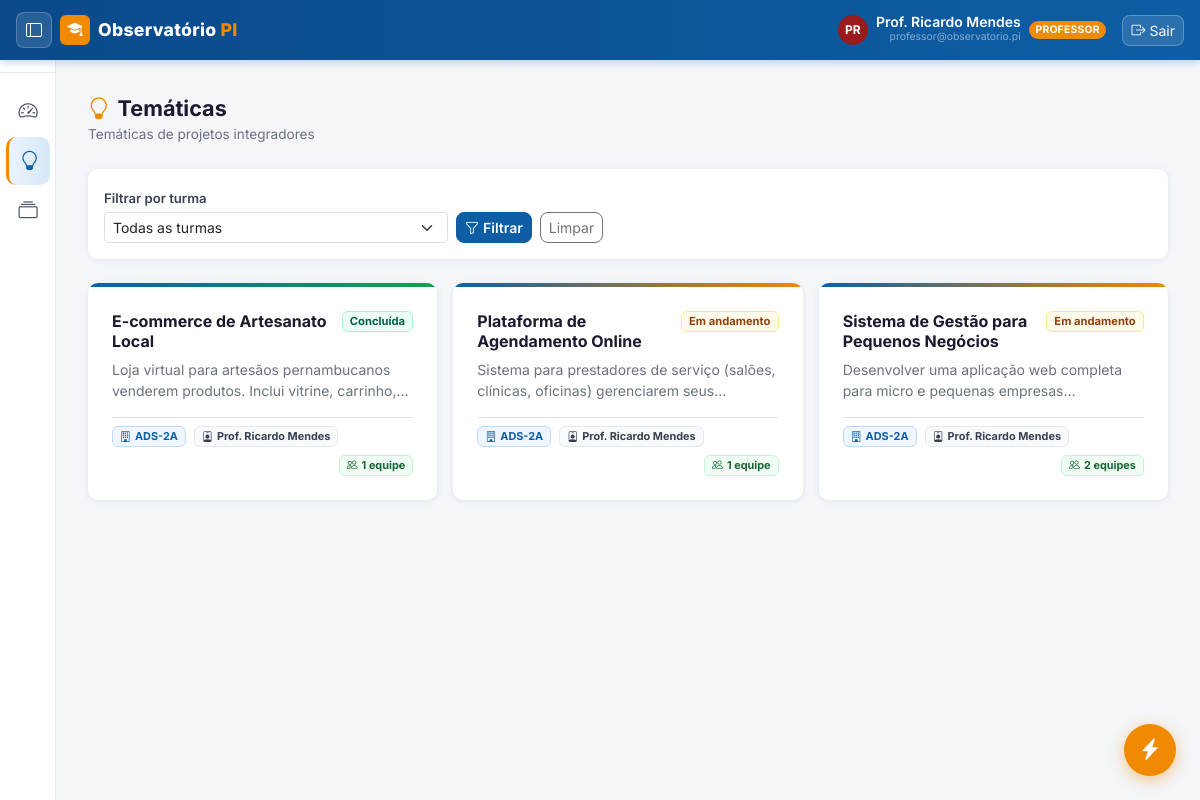
/tematicas (signed in), run on the app's committed database.
### observatorio_pi/app/models/user.py (models this page shows)
class User(Base):
    __tablename__ = "users"
    id           = Column(Integer, primary_key=True, index=True)
    nome         = Column(String, nullable=False)
    email        = Column(String, unique=True, index=True, nullable=False)
    senha_hash   = Column(String, nullable=False)
    tipo         = Column(String, default="ALUNO", nullable=False)
    ativo        = Column(Boolean, default=True, nullable=False)
    bio          = Column(Text, default="")          # apresentação pessoal
    linkedin     = Column(String, default="")        # URL LinkedIn
    github       = Column(String, default="")        # URL GitHub
    portfolio_url= Column(String, default="")        # site/portfolio pessoal
    area_interesse = Column(String, default="")      # ex: "Backend, IA, Mobile"
    cidade       = Column(String, default="")        # localização
    telefone     = Column(String, default="")        # contato para empresas
    foto_perfil  = Column(String, nullable=True, default=None)  # caminho relativo em static/

### observatorio_pi/app/models/project.py (models this page shows)
class Tematica(Base):
    __tablename__ = "tematicas"
    id            = Column(Integer, primary_key=True, index=True)
    titulo        = Column(String, nullable=False)
    descricao     = Column(Text, default="")
    turma_id      = Column(Integer, ForeignKey("turmas.id"), nullable=False)
    professor_id  = Column(Integer, ForeignKey("users.id"), nullable=True)
    status        = Column(String, default="ABERTA")  # ABERTA | EM_ANDAMENTO | CONCLUIDA
    criado_em     = Column(DateTime, default=lambda: datetime.now(timezone.utc))
    atualizado_em = Column(DateTime, default=lambda: datetime.now(timezone.utc))
    turma         = relationship("Turma", back_populates="tematicas")
    professor     = relationship("User", foreign_keys=[professor_id])
    equipes       = relationship("Equipe", back_populates="tematica", cascade="all, delete-orphan")

class Turma(Base):
    __tablename__ = "turmas"
    id        = Column(Integer, primary_key=True, index=True)
    nome      = Column(String, nullable=False)
    semestre  = Column(String, nullable=False)
    descricao = Column(Text, default="")
    ativa     = Column(Boolean, default=True, nullable=False)
    criado_em = Column(DateTime, default=lambda: datetime.now(timezone.utc))
    tematicas = relationship("Tematica", back_populates="turma", cascade="all, delete-orphan")

### observatorio_pi/app/main.py (the view)
@app.get("/tematicas", response_class=HTMLResponse)
def listar_tematicas(request: Request, filtro_turma: str = "", filtro_professor: str = "", db: Session = Depends(get_db)):
    usuario = get_usuario_logado(request, db)
    if not usuario:
        return RedirectResponse(url="/", status_code=303)
    query = db.query(Tematica)
    if usuario.tipo == "ALUNO":
        equipes = _equipes_do_aluno(db, usuario.id)
        tematica_ids = list(set(e.tematica_id for e in equipes))
        if tematica_ids:
            query = query.filter(Tematica.id.in_(tematica_ids))
        else:
            return templates.TemplateResponse("tematicas.html", {
                "request": request, "usuario": usuario, "tematicas": [],
                "turmas": [], "filtro_turma": filtro_turma,
                "professores": [], "filtro_professor": "",
                "sucesso": request.query_params.get("sucesso"),
                "erro": request.query_params.get("erro"),
                "active_page": "tematicas",
            })
    elif usuario.tipo == "PROFESSOR":
        query = query.filter(Tematica.professor_id == usuario.id)
    if filtro_turma:
        query = query.filter(Tematica.turma_id == int(filtro_turma))
    filtro_professor_aplicado = ""
    if usuario.tipo in ("ADMIN", "COORDENADOR") and filtro_professor:
        prof_id = int(filtro_professor) if filtro_professor.isdigit() else None
        if prof_id:
            prof_valido = db.query(User).filter(User.id == prof_id, User.tipo == "PROFESSOR").first()
            if prof_valido:
                query = query.filter(Tematica.professor_id == prof_id)
                filtro_professor_aplicado = filtro_professor
    tematicas = query.order_by(Tematica.criado_em.desc()).all()
    turmas = db.query(Turma).filter(Turma.ativa == True).order_by(Turma.nome).all()
    professores = db.query(User).filter(User.tipo == "PROFESSOR", User.ativo == True).order_by(User.nome).all()
    return templates.TemplateResponse("tematicas.html", {
        "request": request, "usuario": usuario, "tematicas": tematicas,
        "turmas": turmas, "filtro_turma": filtro_turma,
        "professores": professores, "filtro_professor": filtro_professor_aplicado,
        "sucesso": request.query_params.get("sucesso"),
        "erro": request.query_params.get("erro"),
        "active_page": "tematicas",
    })

### observatorio_pi/app/templates/tematicas.html (shortened to what this page needs)
{% extends "base_auth.html" %}
{% block content %}
<div class="d-flex justify-content-between align-items-start mb-4">
    <div><div class="page-title"><i class="bi bi-lightbulb me-2" style="color:var(--senac-orange);"></i>Temáticas</div>
    <div class="page-subtitle">{% if usuario.tipo == 'ALUNO' %}Temáticas em que você participa{% else %}Temáticas de projetos integradores{% endif %}</div></div>
</div>
{% if turmas %}
<div class="card p-3 mb-4">
    <form method="get" action="/tematicas" class="row g-2 align-items-end">
        <div class="col-sm-4">
            <label class="form-label fw-semibold mb-1" style="font-size:.82rem;color:#374151;">Filtrar por turma</label>
            <select name="filtro_turma" class="form-select form-select-sm">
                <option value="">Todas as turmas</option>
            </select>
        </div>
        <div class="col-sm-3 d-flex gap-2">
            <button type="submit" class="btn btn-primary btn-sm" style="border-radius:8px;"><i class="bi bi-funnel me-1"></i>Filtrar</button>
            <a href="/tematicas" class="btn btn-outline-secondary btn-sm" style="border-radius:8px;">Limpar</a>
        </div>
    </form>
</div>
{% endif %}
{% if tematicas %}
<div class="row g-3">
    {% for t in tematicas %}
    <div class="col-md-6 col-xl-4">
        <div class="card h-100" style="overflow:hidden;cursor:pointer;transition:box-shadow .15s,transform .15s;" onclick="window.location='/tematicas/{{ t.id }}'"
             onmouseover="this.style.boxShadow='0 6px 20px rgba(13,94,165,.14)';this.style.transform='translateY(-2px)'"
             onmouseout="this.style.boxShadow='';this.style.transform=''">
            <div style="height:4px;background:{% if t.status=='CONCLUIDA' %}linear-gradient(90deg,var(--senac-blue),#16a34a){% elif t.status=='EM_ANDAMENTO' %}linear-gradient(90deg,var(--senac-blue),var(--senac-orange)){% else %}#e4eaf2{% endif %};"></div>
            <div class="card-body p-4">
                <div class="d-flex justify-content-between align-items-start mb-2">
                    <h6 class="fw-bold mb-0 lh-sm flex-grow-1 me-2" style="color:#1a1a2e;">{{ t.titulo }}</h6>
                    {% if t.status == 'CONCLUIDA' %}
                    <span class="badge flex-shrink-0" style="background:#ecfdf5;color:#065f46;border:1px solid #a7f3d0;font-size:.7rem;">Concluída</span>
                    {% elif t.status == 'EM_ANDAMENTO' %}
                    <span class="badge flex-shrink-0" style="background:#fffbeb;color:#92400e;border:1px solid #fde68a;font-size:.7rem;">Em andamento</span>
                    {% else %}
                    <span class="badge flex-shrink-0" style="background:#eff6ff;color:var(--senac-blue);border:1px solid #bfdbfe;font-size:.7rem;">Aberta</span>
                    {% endif %}
                </div>
                {% if t.descricao %}<p class="small mb-3" style="color:#6b7280;display:-webkit-box;-webkit-line-clamp:2;-webkit-box-orient:vertical;overflow:hidden;">{{ t.descricao }}</p>{% endif %}
                <div class="d-flex flex-wrap gap-2 mt-auto pt-2 border-top">
                    {% if t.turma %}<span class="badge" style="background:#eff6ff;color:var(--senac-blue);border:1px solid #bfdbfe;font-size:.68rem;"><i class="bi bi-building me-1"></i>{{ t.turma.nome }}</span>{% endif %}
                    {% if t.professor %}<span class="badge" style="background:#f8fafc;color:#374151;border:1px solid #e4eaf2;font-size:.68rem;"><i class="bi bi-person-badge me-1"></i>{{ t.professor.nome }}</span>{% endif %}
                    <span class="badge ms-auto" style="background:#f0fdf4;color:#166534;border:1px solid #bbf7d0;font-size:.68rem;"><i class="bi bi-people me-1"></i>{{ t.equipes|length }} equipe{{ 's' if t.equipes|length != 1 else '' }}</span>
                </div>
            </div>
        </div>
    </div>
    {% endfor %}
</div>
{% endif %}
{% endblock %}

### observatorio_pi/app/templates/base_auth.html (shortened to what this page needs)
{% extends "base.html" %}
{% macro avatar(u, size=32) %}
{% if u.foto_perfil %}
<img src="/static/{{ u.foto_perfil }}"
     style="width:{{ size }}px;height:{{ size }}px;border-radius:50%;object-fit:cover;flex-shrink:0;"
     alt="{{ u.nome }}">
{% else %}
{% set cores_avatar = ['#0D5EA5','#7c3aed','#d97706','#065f46','#991b1b','#1d4ed8','#92400e','#166534'] %}
{% set cor = cores_avatar[(u.nome|length) % (cores_avatar|length)] %}
<div class="d-flex align-items-center justify-content-center fw-bold flex-shrink-0"
     style="width:{{ size }}px;height:{{ size }}px;border-radius:50%;background:{{ cor }};
            color:#fff;font-size:{{ (size * 0.4)|int }}px;">
    {{ u.nome[0].upper() }}{% if u.nome.split()|length > 1 %}{{ u.nome.split()[1][0].upper() }}{% endif %}
</div>
{% endif %}
{% endmacro %}
{% block body %}
<nav class="navbar navbar-senac navbar-expand-lg">
    <div class="container-fluid px-3">
        <button id="sidebarToggle"
                class="btn btn-sm d-none d-md-flex align-items-center justify-content-center me-2"
                title="Expandir/recolher menu"
                style="background:rgba(255,255,255,.12);color:#fff;border:1px solid rgba(255,255,255,.22);
                       border-radius:8px;width:36px;height:36px;flex-shrink:0;">
            <i class="bi bi-layout-sidebar" style="font-size:1rem;"></i>
        </button>
        <a class="navbar-brand d-flex align-items-center gap-2" href="/dashboard">
            <div style="background:var(--senac-orange);border-radius:6px;width:30px;height:30px;
                        display:flex;align-items:center;justify-content:center;">
                <i class="bi bi-mortarboard-fill text-white" style="font-size:.95rem;"></i>
            </div>
            <span>Observatório <span class="brand-dot">PI</span></span>
        </a>
        <div class="ms-auto d-flex align-items-center gap-3">
            <a href="{{ url_perfil(usuario) }}"
               class="text-decoration-none d-none d-sm-flex align-items-center gap-2"
               title="Meu perfil">
                {{ avatar(usuario, 30) }}
                <div class="text-end">
                    <div class="text-white small fw-semibold lh-1">{{ usuario.nome }}</div>
                    <div class="text-white-50" style="font-size:.65rem;">
                        {{ usuario.email[:28] }}{% if usuario.email|length > 28 %}…{% endif %}
                    </div>
                </div>
                <span class="badge rounded-pill"
                      style="background:var(--senac-orange);font-size:.65rem;font-weight:700;letter-spacing:.02em;">
                    {{ usuario.tipo }}
                </span>
            </a>
            <a href="/logout" class="btn btn-sm d-flex align-items-center gap-1"
               style="background:rgba(255,255,255,.12);color:#fff;
                      border:1px solid rgba(255,255,255,.25);border-radius:8px;">
                <i class="bi bi-box-arrow-right"></i>
                <span class="d-none d-sm-inline">Sair</span>
            </a>
        </div>
    </div>
</nav>
<div class="d-flex" style="min-height:calc(100vh - 60px);">
    <nav class="d-none d-md-flex flex-column sidebar collapsed" id="mainSidebar"
         style="background:#fff;border-right:1px solid #e4eaf2;padding-top:.75rem;">
        <div class="sidebar-section-label">
        </div>
        <ul class="nav flex-column px-1 mb-1">
            <li class="nav-item">
                <a class="nav-link {% if active_page == 'dashboard' %}active{% endif %}"
                   href="/dashboard" title="Dashboard">
                    <i class="bi bi-speedometer2 me-2"></i>
                </a>
            </li>
            <li class="nav-item">
                <a class="nav-link {% if active_page == 'tematicas' %}active{% endif %}"
                   href="/tematicas"
                   title="{% if usuario.tipo == 'ALUNO' %}Minhas Temáticas{% else %}Temáticas{% endif %}">
                    <i class="bi bi-lightbulb me-2"></i>
                </a>
            </li>
            <li class="nav-item">
                <a class="nav-link {% if active_page == 'portfolio' %}active{% endif %}"
                   href="/portfolio" title="Portfólio">
                    <i class="bi bi-collection me-2"></i>
                </a>
            </li>
        </ul>
    </nav>
    <main class="main-content">
        {% block content %}{% endblock %}
    </main>
</div>
<div id="fabContainer">
    <button id="fabBtn" title="Ações rápidas">
        <i class="bi bi-lightning-charge-fill" id="fabIcon"></i>
    </button>
</div>
{% endblock %}

### data on the page
User: nome "P", nome.split "R", nome "Prof. Ricardo Mendes", email "professor@observatorio.pi", tipo "PROFESSOR"
Tematica: titulo "E-commerce de Artesanato Local", status "Concluída", descricao "Loja virtual para artesãos pernambucanos venderem produtos. Inclui vitrine,…", turma.nome "ADS-2A", professor.nome "Prof. Ricardo Mendes", equipes|length "1"
Tematica: titulo "Plataforma de Agendamento Online", status "Em andamento", descricao "Sistema para prestadores de serviço (salões, clínicas, oficinas) gerenciarem…", turma.nome "ADS-2A", professor.nome "Prof. Ricardo Mendes", equipes|length "1"
Tematica: titulo "Sistema de Gestão para Pequenos Negócios", status "Em andamento", descricao "Desenvolver uma aplicação web completa para micro e pequenas…", turma.nome "ADS-2A", professor.nome "Prof. Ricardo Mendes", equipes|length "2", equipes "s"
